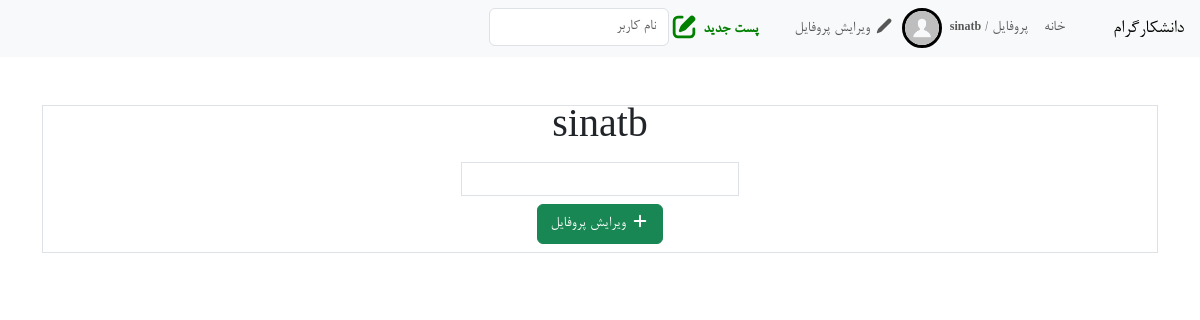
The app's page /user/28/ (signed in), older data.
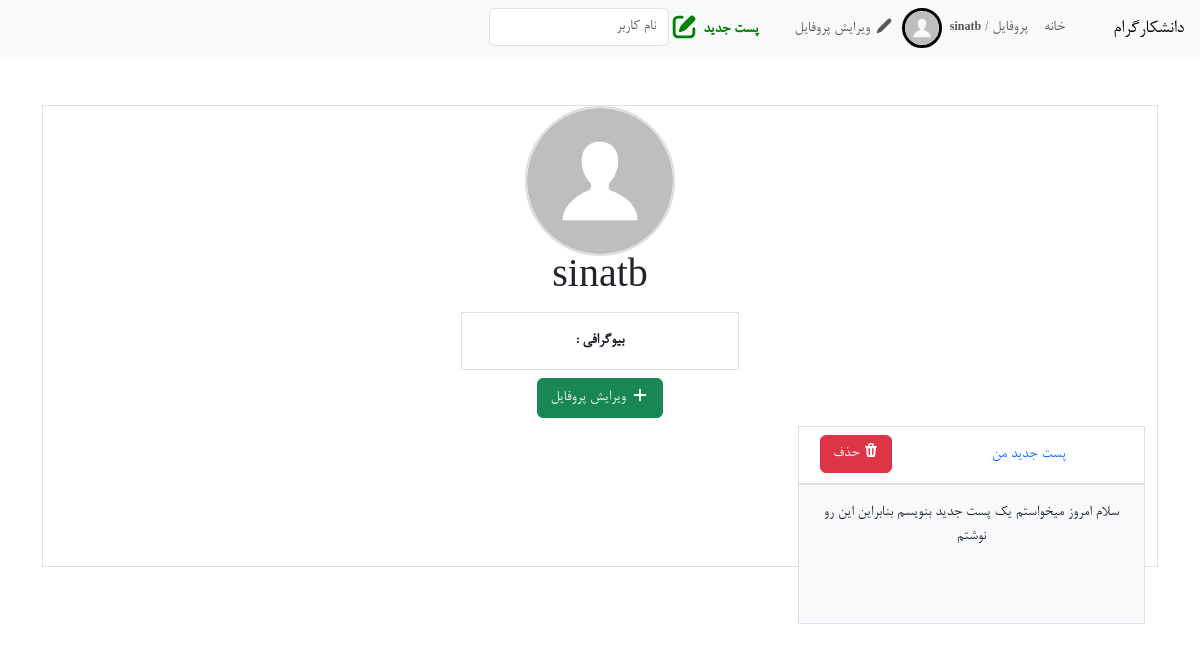
The same page, newer data.
### users/models.py (models this page shows)
class Profile(models.Model):
    user = models.OneToOneField(User, on_delete=models.CASCADE, related_name='profile')
    profile_image = models.ImageField(upload_to='profile_images/', default="profile_images/default.png", blank=False, null=False)
    bio = models.TextField(max_length=100,blank=True, null=True)

class Post(models.Model):
    title = models.CharField(max_length=200)
    content = RichTextField()
    author = models.ForeignKey(User, on_delete=models.CASCADE, related_name="posts")
    created_at = models.DateTimeField(auto_now_add=True)
    updated_at = models.DateTimeField(auto_now=True)
    is_published = models.BooleanField(default=True)

### users/views.py (the view)
# urls.py: path('user/<int:user_id>/', views.user_profile, name='user_profile'),
def user_profile(request,user_id):
    user = User.objects.get(id=user_id)
    return render(request, 'user_profile.html',{'user':user,'userid':user_id},)

### users/context_processors.py (called while the page is built)
def profilepic(request):
    profiles = Profile.objects.all()
    allposts = Post.objects.all()
    if not request.user.is_authenticated:
        return {'profilepic': None, 'profilepics': profiles}
    try:
        profile = Profile.objects.get(user=request.user)
    except:
        profile = None
    return {'profilepic': profile,'profilepics':profiles,'allposts':allposts}

### users/templates/user_profile.html (shortened to what this page needs)
{% extends "base.html" %}
{% block content %}
    <div class="container border">
        <div class="row">
            <div class="col">
                {% for profile in profilepics %}
                    {% if profile.user_id == user.id %}
                    <img src="/media/{{ profile.profile_image }}" width="60px" class="round-image">
                    {% endif %}
                {% endfor %}
            </div>
        </div>
        <div class="row">
            <div class="col">
                <H1>{{ user }}</H1>
            </div>
        </div>
        <div class="row justify-content-center">
            <div class="col-3 border" style="padding: 1rem;">
                {% for profile in profilepics %}
                    {% if profile.user_id == user.id %}
                        <b>بیوگرافی : {{ profile.bio }}</b>
                    {% endif %}
                {% endfor %}
            </div>
        </div>
        <div class="row">
            {% if user.is_authenticated %}
                {% if request.user.id == userid %}
                    <div class="col" style="padding: 0.5rem;">
                        <a href="{% url 'profile' %}">
                            <button class="btn btn-success">
                                <svg xmlns="http://www.w3.org/2000/svg" viewBox="0 0 16 16" fill="currentColor" style="width: 20px;">
                                    <path d="M8.75 3.75a.75.75 0 0 0-1.5 0v3.5h-3.5a.75.75 0 0 0 0 1.5h3.5v3.5a.75.75 0 0 0 1.5 0v-3.5h3.5a.75.75 0 0 0 0-1.5h-3.5v-3.5Z" />
                                </svg>
                            ویرایش پروفایل
                            </button>
                        </a>
                    </div>
                {% endif %}
            {% endif %}
        </div>
        <div class="row">
            {% for post in allposts %}
                {% if post.author_id == user.id %}
                    <div class="col-4">
                        <div class="container h-100 " >
                            <div class="row border justify-content-center">
                                <div class="col-8  " style="padding: 1rem;">
                                    <a href="{% url 'post_detail' post.id %}">{{ post.title }}</a>
                                </div>
                                <div class="col-4 pt-2">
                                    {% if request.user == post.author %}
                                        <form method="post" action="{% url 'post_delete' post.pk %}">
                                            <button type="submit" class="btn btn-danger" onclick="return confirm('آیا مطمئن هستید؟');">
                                                حذف
                                            </button>
                                        </form>
                                    {% endif %}
                                </div>
                            </div>
                            <div class="row h-100">
                                <div class="col-12 border bg-light " style="padding: 1rem;">
                                    {{ post.content|safe }}
                                </div>
                            </div>
                        </div>
                    </div>
                {% endif %}
            {% endfor %}
        </div>
    </div>
{% endblock %}

### core/templates/navbar.html (shortened to what this page needs)
<nav class="navbar navbar-expand-lg navbar-light bg-light">
    <a class="navbar-brand" href="{% url 'home'%}">دانشکارگرام</a>
    <div class="collapse navbar-collapse" id="navbarSupportedContent">
      <ul class="navbar-nav mr-auto">
        <li class="nav-item active">
          <a class="nav-link" href="{% url 'home' %}">خانه</a>
        </li>
        {% if request.user.is_authenticated %}
          <li class="nav-item">
            <a class="nav-link" href="{% url 'user_profile' request.user.id  %}">پروفایل  / <b><span style="font-size: 12px;">{{ request.user.username }}</span></b></a>
          </li>
          <li class="nav-item">
            {% if profilepic.profile_image %}
              <img src="/media/{{ profilepic.profile_image }} " style="width: 40px; height:40px; position: relative; border: 3px solid black; border-radius: 100%; " >
            {% else %}
              <img src="/media/profile_images/default.png " style="width: 40px; height:40px; position: relative; border: 3px solid black; border-radius: 100%; " >
            {% endif %}
          </li>
          <li class="nav-item">
            <a class="nav-link" href="{% url 'profile' %}">
              ویرایش پروفایل</a>
          </li>
          <li class="nav-item">
            <div class="container">
                <div class="row">
                    <div class="col-2">
                    </div>
                </div>
            </div>
          </li>
          <li class="nav-item mt-1">
            <a href="{% url 'write' %}">
              <b style="color: green;">
                پست جدید
              </b>
            </a>
          </li>
        {% endif %}
        <li class="nav-item">
          <form method="get" autocomplete="off" action="/search">
              <input type="text" class="form-control" id="search" name="query" placeholder="نام کاربر">
          </form>
        </li>
      </ul>
    </div>
  </nav>

Row changes from the older to the newer data that the page shows:
added Profile: profile_image (placeholder picture)
added Post: title "پست جدید من", shows "حذف", content "سلام امروز میخواستم یک پست جدید بنویسم بنابراین این رو نوشتم"
